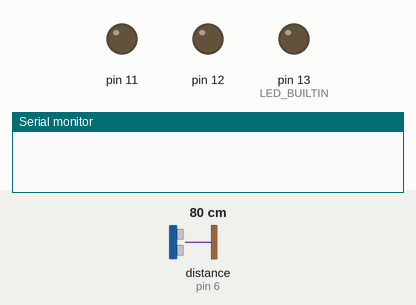
The sketch below on a simulated Arduino Uno, built with avr-gcc and run on an emulated ATmega328P. On the bench: output pins drawn as LEDs (lit = HIGH), the last lines printed to the serial monitor. Wiring (inferred from the names in the program): ultrasonic range finder: trigger pin 10; echo pin 6. The inputs (shaded band) are chosen by the test bench; at power-on: distance to the obstacle (sensor on pin 6) 80 cm. The echo pulse lasts 58.3 µs per cm; pins used as bus, display or sensor lines are not drawn.

Above: at 0.1 s.
At 1.1 s:
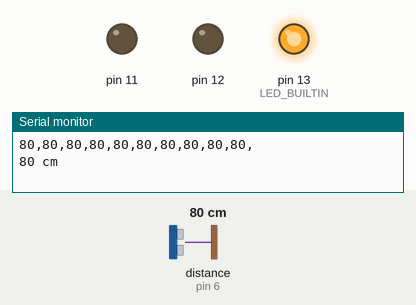
Timing chart, 0 to 2.6 s (numbered marks = the images above):
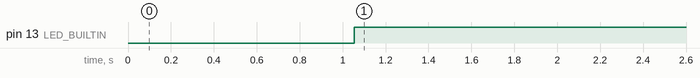

Measured:
- by itself, pin 13 (LED_BUILTIN): LOW → HIGH at 1.1 s

The sketch:

ultrasonic.ino
```cpp
/***************************************************************
 * Приложение измеряет уровень воды                            *
 * и если он ниже заданного, то запрещает включение насоса.    *
 ***************************************************************/
#include <structs.h>
#include <worker.h>

/** Задаю пороговые значения в сантиметрах **/
#define __DISTANCE_COUNT__ 10
#define TRIG_PIN 10
#define ECHO_PIN 6

workerInfo _water;
workerInfo _light;


int getMiddleDistance() {
   int vMeasurement[__DISTANCE_COUNT__],
       vTemp=0;

  for (byte i=0; i< __DISTANCE_COUNT__;i++) {
    vMeasurement[i]=getDistance();
    delay(100); //Делаем задержку иначе датчик показывает не верные данные
  };
  //Теперь сортируем массив по возрастанию. По идее массив должен быть почти упорядоченным, поэтому использую алгоритм вставками

  for (byte i=1;i<__DISTANCE_COUNT__;i++) {
    vTemp=vMeasurement[i];
    byte j=i;
    while (j>0 and vMeasurement[j-1] > vTemp) {
      vMeasurement[j]=vMeasurement[j-1];
      j=j-1;
    };
    vMeasurement[j]=vTemp;
  };


  vTemp=0;
  //Теперь отбрасываем "выскакивающие" значения и находим среднее
  for (byte i=2; i< __DISTANCE_COUNT__-2;i++) {
    vTemp+=vMeasurement[i];
  };

  for (byte i=0; i< __DISTANCE_COUNT__;i++) {
    Serial.print(vMeasurement[i]);
    Serial.print(F(","));
  };
    Serial.println();

  return round(vTemp / (__DISTANCE_COUNT__-4));

}
int getDistance() {
  unsigned int duration, cm;
  pinMode(TRIG_PIN, OUTPUT);
  pinMode(ECHO_PIN, INPUT);
  digitalWrite(TRIG_PIN, LOW);
  delayMicroseconds(2);
  digitalWrite(TRIG_PIN, HIGH);
  delayMicroseconds(10);
  digitalWrite(TRIG_PIN, LOW);
  duration = pulseIn(ECHO_PIN, HIGH);
  cm      = round(duration / 58);
  return cm;
}

void setup() {
    Serial.begin (19200);
    pinMode(TRIG_PIN, OUTPUT);
    pinMode(ECHO_PIN, INPUT);
    pinMode(LED_BUILTIN, OUTPUT);

}

void loop() {
  int vCurrDistance = getMiddleDistance();
   worker _worker(0);
   digitalWrite(LED_BUILTIN,HIGH);

   Serial.print(vCurrDistance); Serial.println(" cm");
   delay(3000);
   return;

}
```
